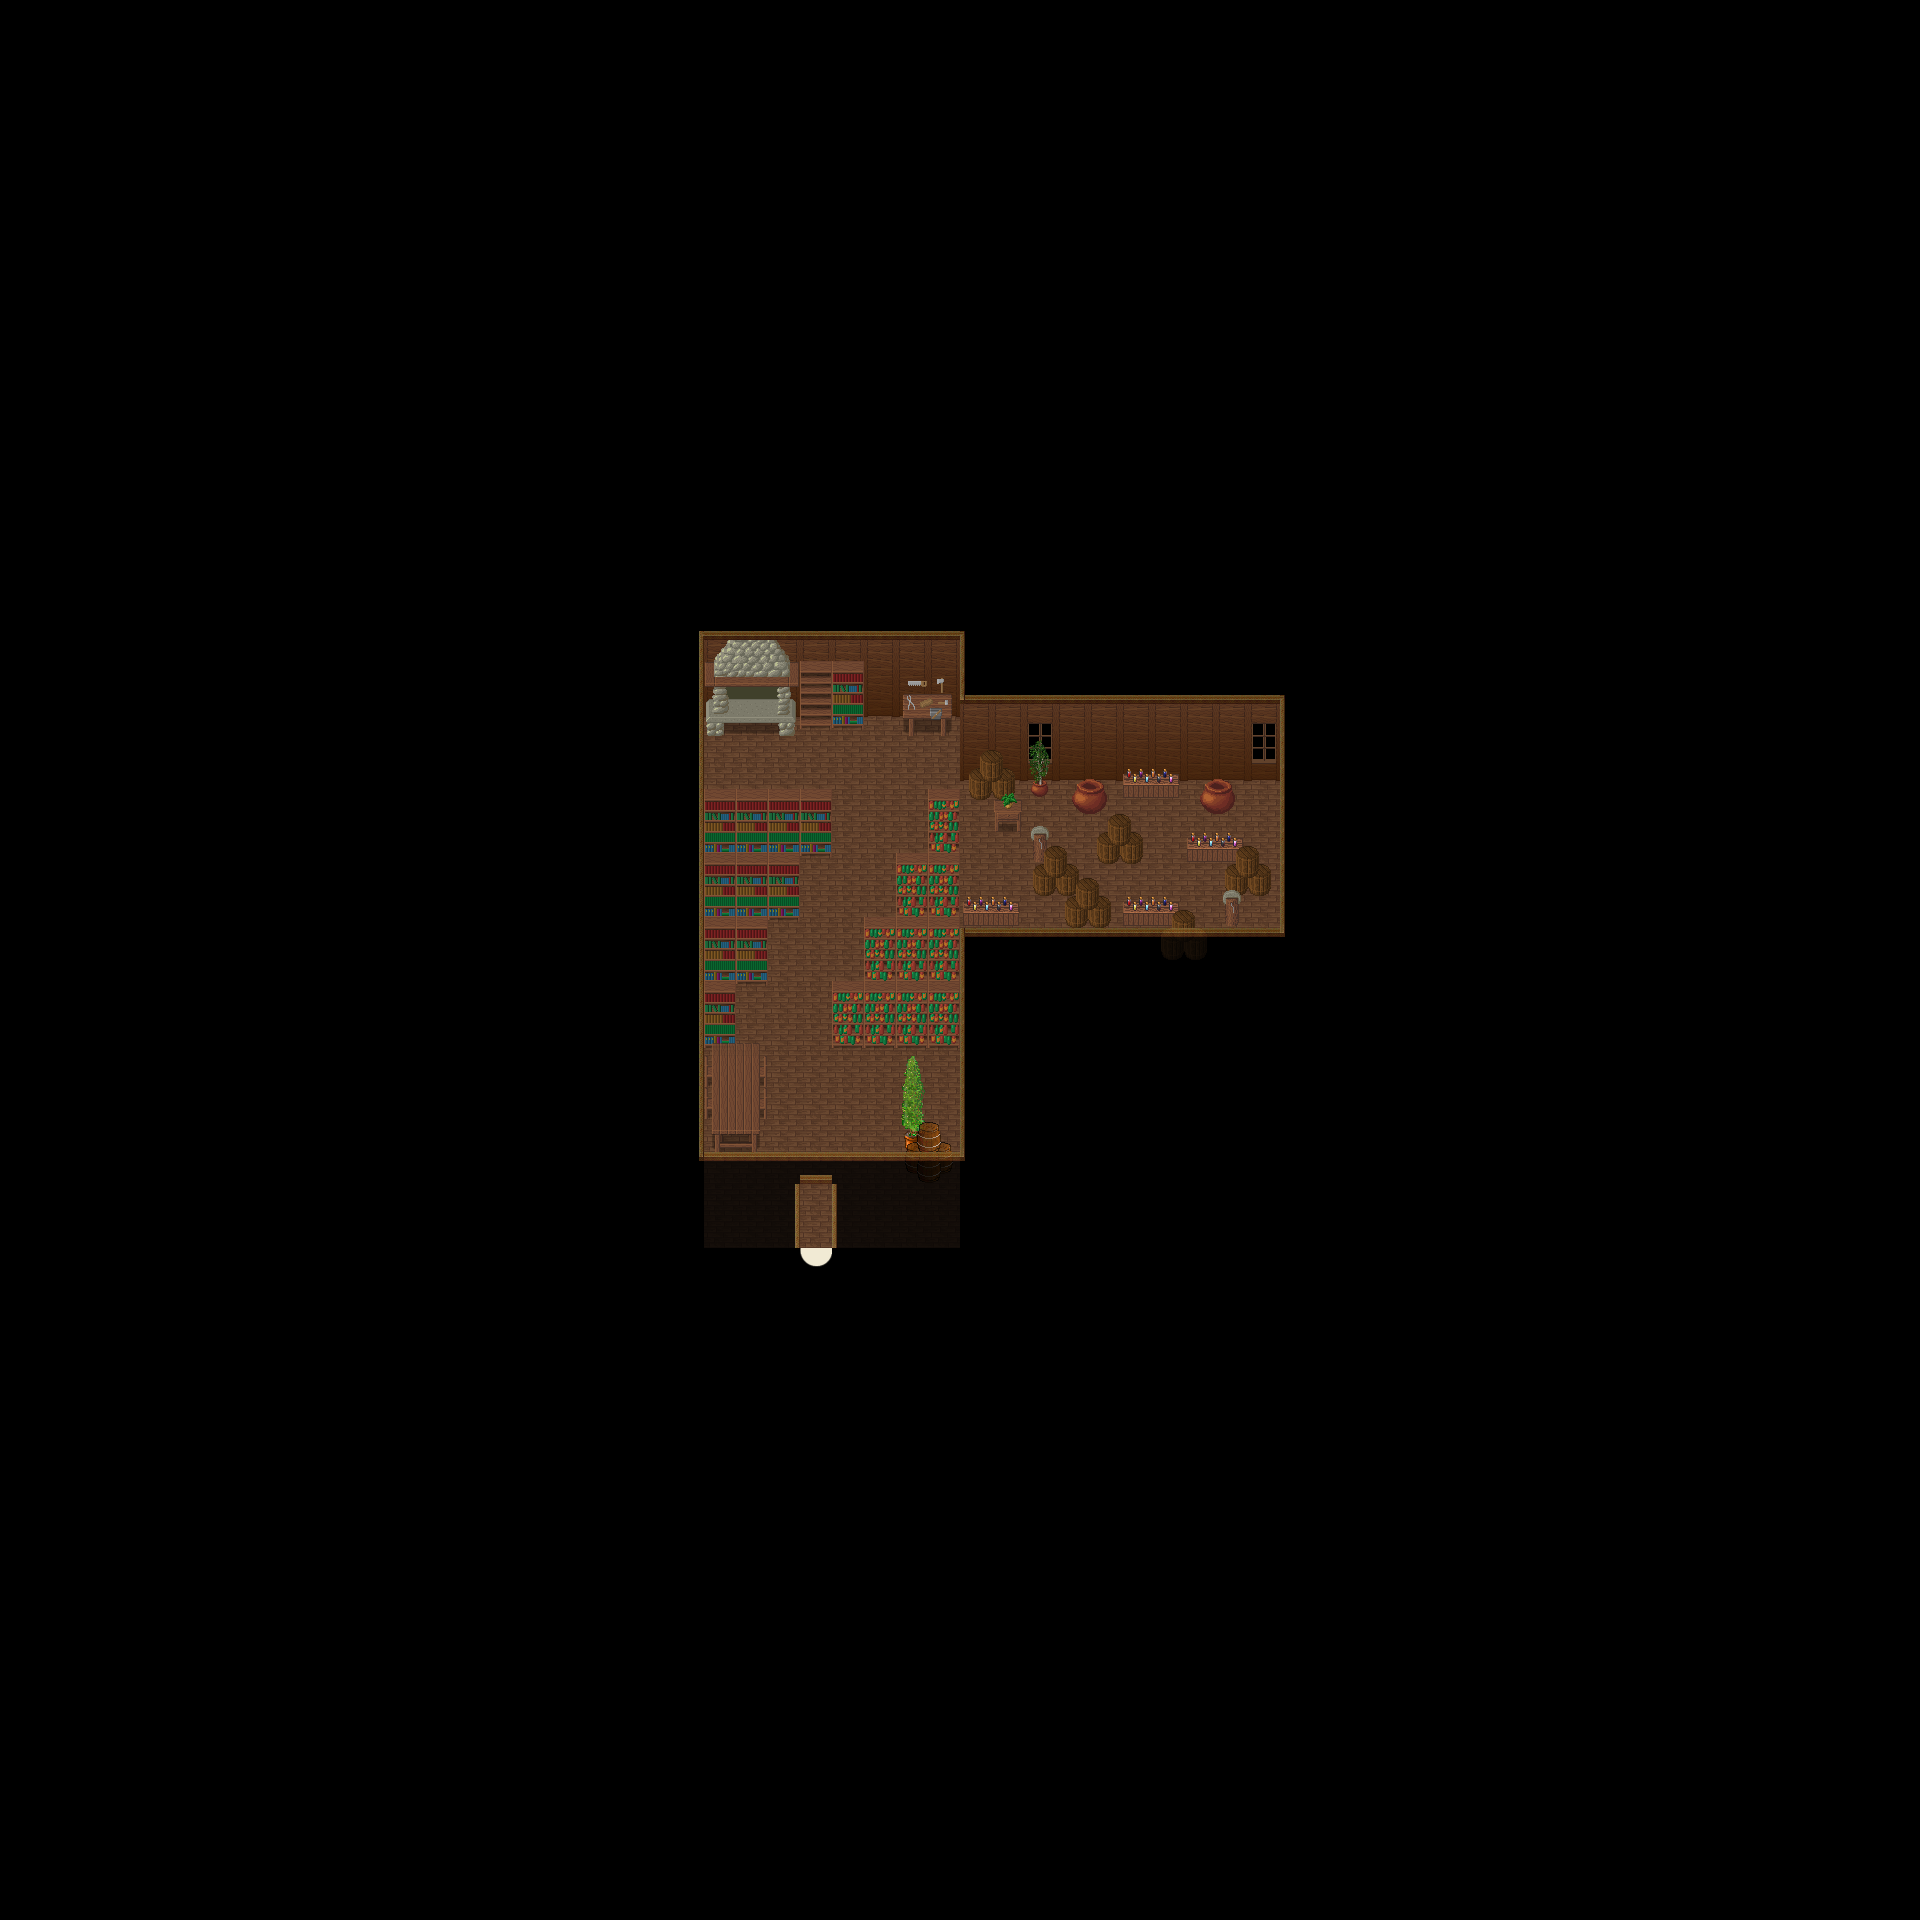

The image is a tile-based game level rendered from a .tmx file. Its description and source (layers, tilesets, objects; grid data summarised) follow:
An orthogonal 60x60 tile map with 32x32 px tiles, 4 tile layers (ground, ground2, fringe, top), 2 hidden layers not drawn, 6 tilesets and 4 objects (2x fixme, warp, PARTICLE_EFFECT).

<map version="1.4" tiledversion="1.4.1" orientation="orthogonal" renderorder="right-down" width="60" height="60" tilewidth="32" tileheight="32" infinite="0" nextlayerid="69" nextobjectid="57">
 <properties>
  <property name="background0image" value="graphics/images/spit23loginwallpaper_800x600.png" />
  <property name="author" value="TMW Brazil Team" />
  <property name="license" value="GPL v2+" />
  <property name="manaplus version" value="2" />
  <property name="minimap" value="graphics/minimaps/024-15.png" />
  <property name="music" value="8bit_the_hero.ogg" />
  <property name="name" value="Frostia Indoors" />
 </properties>
 <tileset firstgid="1" name="collision" tilewidth="32" tileheight="32" tilecount="9" columns="3">
  <image source="../graphics/tilesets/collision.png" width="96" height="96" />
 </tileset>
 <tileset firstgid="10" name="woodland_indoor" tilewidth="32" tileheight="32" tilecount="256" columns="16">
  <image source="../graphics/tilesets/woodland_indoor.png" width="512" height="512" />
 </tileset>
 <tileset firstgid="266" name="woodland_indoor_x2" tilewidth="32" tileheight="64" tilecount="48" columns="16">
  <image source="../graphics/tilesets/woodland_indoor_x2.png" width="512" height="192" />
 </tileset>
 <tileset firstgid="314" name="woodland_indoor_x3" tilewidth="32" tileheight="96" tilecount="48" columns="16">
  <image source="../graphics/tilesets/woodland_indoor_x3.png" width="512" height="288" />
 </tileset>
 <tileset firstgid="362" name="cabana_in" tilewidth="32" tileheight="32" tilecount="80" columns="16">
  <image source="../graphics/tilesets/cabana_in.png" width="512" height="160" />
 </tileset>
 <tileset firstgid="442" name="inn" tilewidth="32" tileheight="32" tilecount="256" columns="16">
  <image source="../graphics/tilesets/inn.png" width="512" height="512" />
 </tileset>
 <layer id="63" name="ground" width="60" height="60">
  <data>[3600 cells, 3600 non-empty, 7 distinct tile ids]</data>
 </layer>
 <layer id="64" name="ground2" width="60" height="60">
  <data>[3600 cells, 11 non-empty, 9 distinct tile ids]</data>
 </layer>
 <layer id="65" name="fringe" width="60" height="60">
  <data>[3600 cells, 54 non-empty, 17 distinct tile ids]</data>
 </layer>
 <layer id="66" name="top" width="60" height="60" opacity="0.8">
  <data>[3600 cells, 92 non-empty, 18 distinct tile ids]</data>
 </layer>
 <layer id="67" name="collision" width="60" height="60" visible="0">
  <data>[3600 cells, 3494 non-empty, 1 distinct tile ids]</data>
 </layer>
 <layer id="68" name="height" width="60" height="60" visible="0">
  <data>[3600 cells, 0 non-empty, 0 distinct tile ids]</data>
 </layer>
 <objectgroup id="6" name="margin">
  <object id="54" name="Margin A" type="fixme" x="1280" y="0" width="640" height="640" />
  <object id="55" name="Margin B" type="fixme" x="32" y="1280" width="640" height="640" />
 </objectgroup>
 <objectgroup color="#00aa00" id="7" name="warps">
  <object id="7" name="To Frostia" type="warp" x="800" y="1248" width="32" height="32">
   <properties>
    <property name="dest_map" value="024-1" />
    <property name="dest_x" value="64" />
    <property name="dest_y" value="31" />
   </properties>
  </object>
 </objectgroup>
 <objectgroup color="#ff557f" id="8" name="particle">
  <object id="35" name="graphics/particles/cookingfire.particle.xml" type="PARTICLE_EFFECT" x="736" y="704" width="32" height="32" />
 </objectgroup>
</map>
